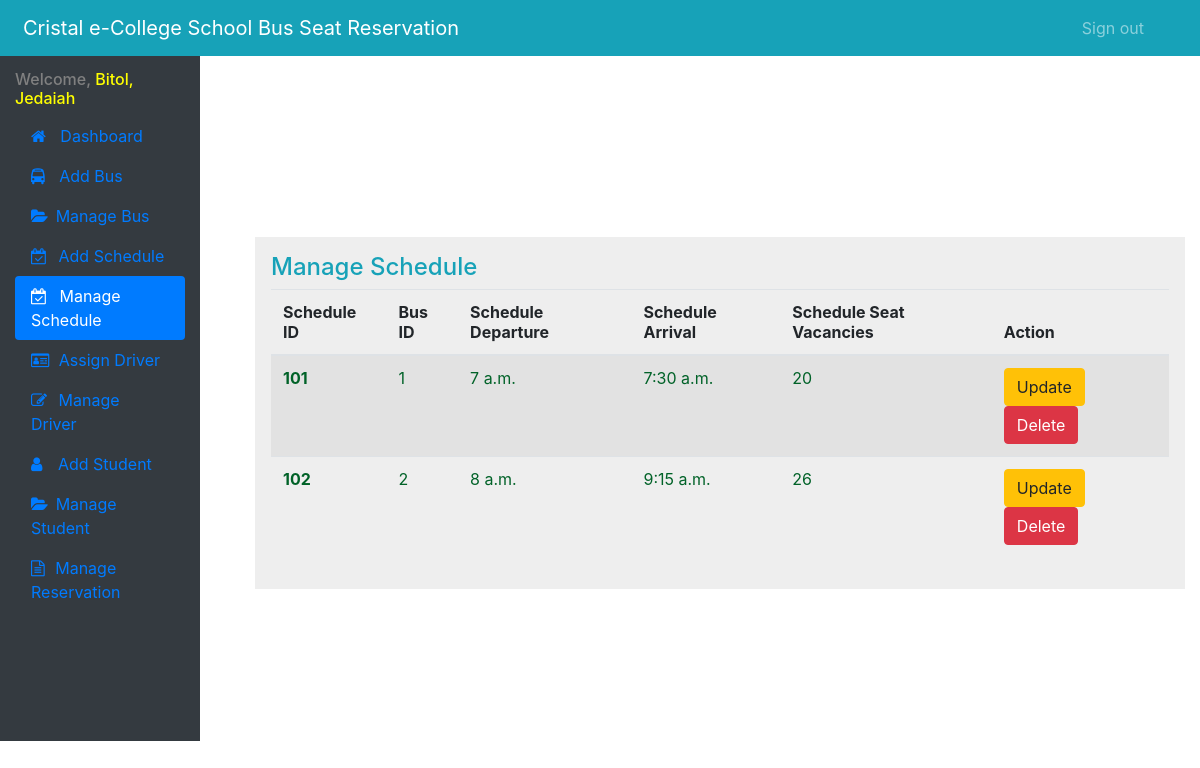
Page /cecadmin/manageschedule (signed in) on the committed database.
### myapp/models.py (models this page shows)
class Schedule(models.Model):
    scheduleID = models.IntegerField()
    busID = models.IntegerField()
    scheduleDeparture = models.TimeField()
    scheduleArrival = models.TimeField()
    scheduleSeatVacancies = models.IntegerField()

### myapp/decorations.py (the view)
        def wrapper_func(request, *args, **kwargs):
            group = None
            if request.user.groups.exists():
                group = request.user.groups.all()[0].name
            if group in allowed_roles:
                return view_func(request, *args, **kwargs)
            else:
                return HttpResponse('You are not authorized to view this page')

### myapp/decorations.py (called while the page is built)
def allowed_users(allowed_roles=[]):
    def decorator(view_func):
        def wrapper_func(request, *args, **kwargs):
            group = None
            if request.user.groups.exists():
                group = request.user.groups.all()[0].name
            if group in allowed_roles:
                return view_func(request, *args, **kwargs)
            else:
                return HttpResponse('You are not authorized to view this page')
        return wrapper_func
    return decorator

### myapp/views.py (called while the page is built)
@login_required(login_url='')
@allowed_users(allowed_roles='admin')
def ManageSchedule(request):
    schedule = Schedule.objects.all()
    return render(request, 'admin/manageSchedule.html',{'schedule':schedule})

### myapp/templates/admin/manageSchedule.html (shortened to what this page needs)
{% extends 'myapp/Sidebar.html' %}
{% block main_content %}
<section class="content">
<nav class="col-md-2 d-inline-block bg-dark sidebar">
          <div class="sidebar-sticky" style="height: 671px;">
            <ul class="nav flex-column nav-pills " style="margin: 8% 0 0 0;">
                <h6 style="color: gray">Welcome, <span style="color:yellow;"> {{ user.last_name }}, {{ user.first_name }}</h6>
              <li class="nav-item">
                <a class="nav-link" href="/cecadmin">
                <i class="fa fa-home" aria-hidden="true" style="margin-right: 10px;"></i>
                   Dashboard
                </a>
              </li>
              <li class="nav-item">
                <a class="nav-link" href='addbus'>
                <i class="fa fa-bus" aria-hidden="true" style="margin-right: 10px;"></i>
                    Add Bus
                </a>
              </li>
              <li class="nav-item">
                <a class="nav-link" href="managebus">
                <i class="fa fa-folder-open" aria-hidden="true" style="margin-right: 3px;"></i>
                  Manage Bus
                </a>
              </li>
              <li class="nav-item">
                <a class="nav-link" href='addschedule'>
                <i class="fa fa-calendar-check-o" aria-hidden="true" style="margin-right: 7px;"></i>
                    Add Schedule
                </a>
              </li>
              <li class="nav-item">
                <a class="nav-link active" href="manageschedule">
                <i class="fa fa-calendar-check-o" aria-hidden="true" style="margin-right: 8px;"></i>
                  Manage Schedule
                </a>
              </li>
              <li class="nav-item">
                <a class="nav-link" href="assigndriver">
                <i class="fa fa-id-card-o" aria-hidden="true" style="margin-right: 5px;"></i>
                  Assign Driver
                </a>
              </li>
              <li class="nav-item">
                <a class="nav-link" href="managedriver">
                <i class="fa fa-pencil-square-o" aria-hidden="true" style="margin-right: 7px;"></i>
                  Manage Driver
                </a>
              </li>
              <li class="nav-item">
                <a class="nav-link" href="addstudent">
                <i class="fa fa-user" aria-hidden="true" style="margin-right: 11px;"></i>
                  Add Student
                </a>
              </li>
              <li class="nav-item">
                <a class="nav-link" href="managestudent">
                <i class="fa fa-folder-open" aria-hidden="true" style="margin-right: 3px;"></i>
                  Manage Student
                </a>
              </li>
              <li class="nav-item">
                <a class="nav-link" href="managereservation">
                <i class="fa fa-file-text-o" aria-hidden="true" style="margin-right: 6px;"></i>
                  Manage Reservation
                </a>
              </li>
            </ul>
          </div>
        </nav>
</section>
        <div class="container"  style="width:80%; display:float; margin: -42% 0 0 20%;">
            <div class="w-100 p-3" style="background-color: #eee;">
                <table class="table table-striped">
                  <h4 class="text-info">Manage Schedule</h4>
                  <thead>
                    <tr>
                      <th scope="col">Schedule ID</th>
                      <th scope="col">Bus ID</th>
                      <th scope="col">Schedule Departure</th>
                      <th scope="col">Schedule Arrival</th>
                      <th scope="col">Schedule Seat Vacancies</th>
                      <th scope="col">Action</th>
                    </tr>
                  </thead>
                  <tbody >
                  {% for schedule in schedule %}
                    <tr style="width:500px;">
                      <th scope="row" style="color:#016228">{{ schedule.scheduleID }} </th>
                      <td style="color:#016228">{{ schedule.busID }} </td>
                      <td style="color:#016228">{{ schedule.scheduleDeparture }}</td>
                      <td style="color:#016228">{{ schedule.scheduleArrival }} </td>
                      <td style="color:#016228">{{ schedule.scheduleSeatVacancies }} </td>
                      <td>
                        <a href="{% url 'update-schedule' schedule.scheduleID%}"><input type="submit" value="Update" class="btn btn-Warning"></a>
                        <a href="{% url 'delete-schedule' schedule.scheduleID%}"><input type="submit" value="Delete" class="btn btn-Danger"></a>
                      </td>
                    </tr>
                  {% endfor %}
                  </tbody>
                </table>
            </div>
        </div>
{% endblock main_content %}

### rows in the picture
Schedule: scheduleID "101", busID "1", scheduleDeparture "7 a.m.", scheduleArrival "7:30 a.m.", scheduleSeatVacancies "20"
Schedule: scheduleID "102", busID "2", scheduleDeparture "8 a.m.", scheduleArrival "9:15 a.m.", scheduleSeatVacancies "26"

### other values in the picture
{{ user.last_name }} "Bitol"
{{ user.first_name }} "Jedaiah"
